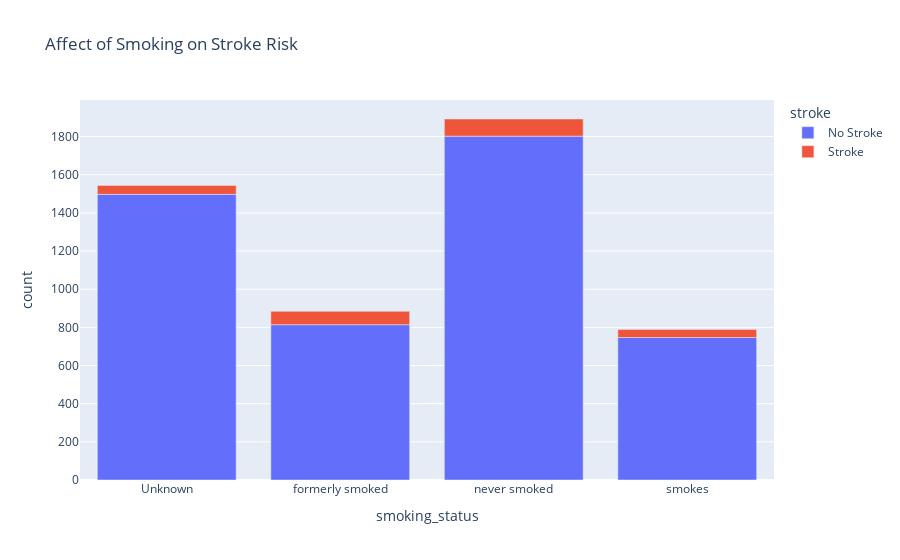

Here is the notebook cell this chart was saved with:
### Markdown cell above
**Smoking Plot**

### Code cell
smoker = df.groupby(['smoking_status', 'stroke']).agg({'stroke': 'count'}).rename(columns = {'stroke': 'count'}).reset_index()

smoker.iloc[[0,1], 0] = 'Unknown'
smoker.iloc[[2,3], 0] = 'formerly smoked'
smoker.iloc[[4, 5], 0] = "never smoked"
smoker.iloc[[6, 7], 0] = "smokes"
smoker.iloc[[0,2,4,6], 1] = 'No Stroke'
smoker.iloc[[1,3,5,7],1] = 'Stroke'

px.bar(smoker, x = 'smoking_status', y = 'count', color = 'stroke', title = 'Affect of Smoking on Stroke Risk',)

### Figure 1 — Plotly figure (JSON) as saved in the notebook; plotly's stock layout.template omitted (floating-point values rounded to 4 significant figures)
{"data": [{"alignmentgroup": "True", "hovertemplate": "stroke=No Stroke<br>smoking_status=%{x}<br>count=%{y}<extra></extra>", "legendgroup": "No Stroke", "marker": {"color": "#636efa"}, "name": "No Stroke", "offsetgroup": "No Stroke", "orientation": "v", "showlegend": true, "textposition": "auto", "type": "bar", "x": ["Unknown", "formerly smoked", "never smoked", "smokes"], "xaxis": "x", "y": [1497, 814, 1802, 747], "yaxis": "y"}, {"alignmentgroup": "True", "hovertemplate": "stroke=Stroke<br>smoking_status=%{x}<br>count=%{y}<extra></extra>", "legendgroup": "Stroke", "marker": {"color": "#EF553B"}, "name": "Stroke", "offsetgroup": "Stroke", "orientation": "v", "showlegend": true, "textposition": "auto", "type": "bar", "x": ["Unknown", "formerly smoked", "never smoked", "smokes"], "xaxis": "x", "y": [47, 70, 90, 42], "yaxis": "y"}], "layout": {"barmode": "relative", "legend": {"title": {"text": "stroke"}, "tracegroupgap": 0}, "title": {"text": "Affect of Smoking on Stroke Risk"}, "xaxis": {"anchor": "y", "domain": [0, 1], "title": {"text": "smoking_status"}}, "yaxis": {"anchor": "x", "domain": [0, 1], "title": {"text": "count"}}}}
